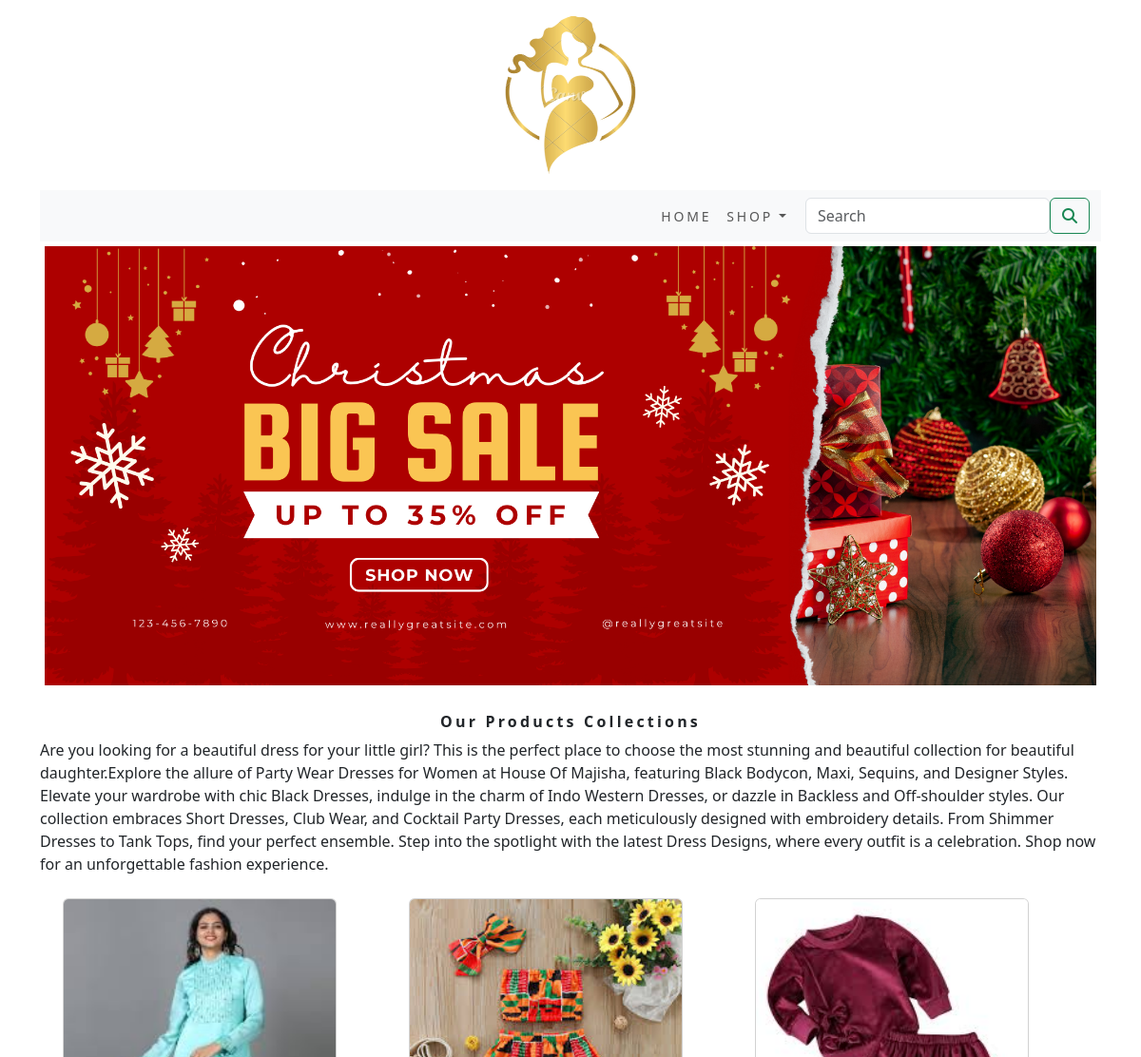
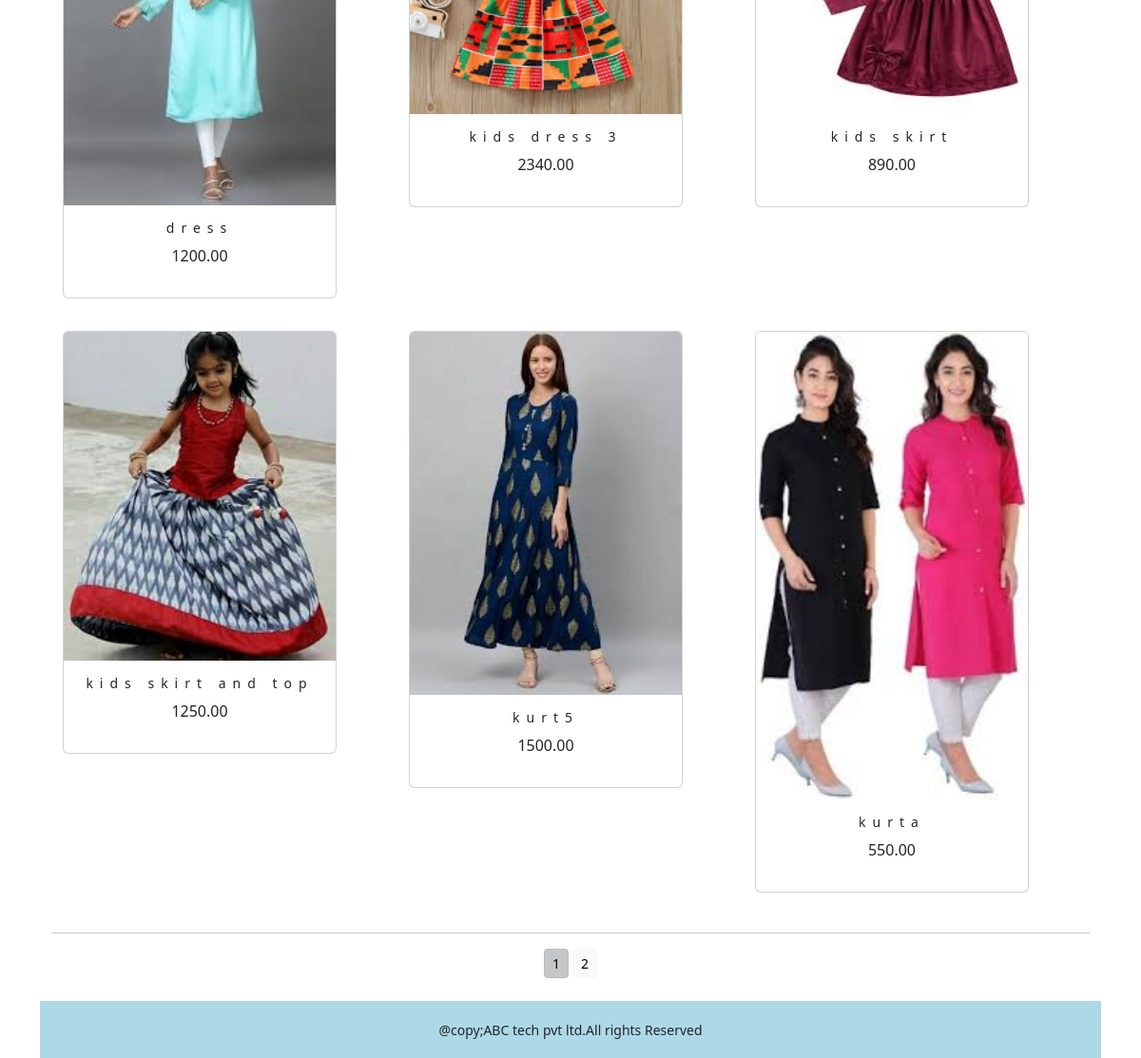
The page /shopapp/ on the database its author committed (2 pictures, top to bottom).
### shopapp/models.py (models this page shows, shortened)
class Product(models.Model):
    name = models.CharField(max_length=250, unique=True)
    slug = models.SlugField(max_length=250, unique=True)
    description = models.TextField(blank=True)
    price = models.DecimalField(max_digits=10, decimal_places=2)
    category = models.ForeignKey(Category, on_delete=models.CASCADE)
    image = models.ImageField(upload_to='product', blank=True)
    stock = models.IntegerField()
    available = models.BooleanField(default=True)
    created = models.DateTimeField(auto_now_add=True)
    updated = models.DateTimeField(auto_now=True)
    def get_url(self):
        return reverse('shopapp:prodCatdetail', args=[self.category.slug, self.slug])
    class Meta:
        ordering = ('name',)
        verbose_name = 'product'
        verbose_name_plural = 'products'

### shopapp/views.py (the view)
# urls.py: path('', views.allProdCat, name='allProdCat'),
def allProdCat(request, c_slug=None):
    c_page = None
    products_list = None
    if c_slug != None:
        c_page = get_object_or_404(Category, slug=c_slug)
        products_list = Product.objects.all().filter(category=c_page, available=True)
    else:
        products_list = Product.objects.all().filter(available=True)
    paginator=Paginator(products_list,6)
    try:
        page=int(request.GET.get('page','1'))
    except:
        page=1
    try:
        products=paginator.page(page)
    except(EmptyPage,InvalidPage):
        products=paginator.page(paginator.num_pages)
    return render(request, "category.html", {'category': c_page, 'products': products})

### cart/context_processors.py (called while the page is built)
def counter(request):
    item_count = 0
    if 'admin' in request.path:
        return {}
    else:
        try:
            cart = Cart.objects.filter(cart_id=_cart_id(request))
            cart_items = CartItem.objects.all().filter(cart=cart[:1])
            for cart_item in cart_items:
                item_count += cart_item.quantity
        except Cart.DoesNotExist:
            item_count = 0
    return dict(item_count=item_count)

### cart/views.py (called while the page is built)
def _cart_id(request):
    cart = request.session.session_key
    if not cart:
        cart = request.session.create()
    return cart

### shopapp/context_processors.py (called while the page is built)
def menu_links(request):
    links=Category.objects.all()
    return dict(links=links)

### shopapp/models.py (called while the page is built)
    def get_url(self):
        return reverse('shopapp:products_by_category', args=[self.slug])

### templates/category.html (shortened to what this page needs)
{% extends 'base.html' %}
{% load static %}
{% block content %}
<div class="mx_auto">
   {% if category %}
      <img class="my_image" src="{{category.image.url}}" alt="{{category.name}}" width="100px;" height="100px;">
</div>
   <br>
<div>
      <h1 class="text-center my_title">{{category.name}}</h1>
      <p class="text_justify">{{category.description}}</p>
</div>
   {% else %}
<div>
      <img class="my_image my_image_padding" src="{% static 'img/cart banner.png' %}" alt="our products" width="500px;" height="300px;">
</div>
<br>
<div>
   <h1 class="text-center my_title"><b> Our Products Collections</b></h1>
   <p class="text-justify">Are you looking for a beautiful dress for your little girl?
      This is the perfect place to choose the most stunning and beautiful collection for
      beautiful daughter.Explore the allure of Party Wear Dresses for Women at House Of
      Majisha, featuring Black Bodycon, Maxi, Sequins, and Designer Styles. Elevate your
      wardrobe with chic Black Dresses, indulge in the charm of Indo Western Dresses, or
      dazzle in Backless and Off-shoulder styles. Our collection embraces Short Dresses,
      Club Wear, and Cocktail Party Dresses, each meticulously designed with embroidery
      details. From Shimmer Dresses to Tank Tops, find your perfect ensemble. Step into
      the spotlight with the latest Dress Designs, where every outfit is a celebration.
      Shop now for an unforgettable fashion experience.</p>
</div>
   {% endif %}
<div class="container">
   <div class="row mx-auto">
      {% for product in products.object_list %}
      <div class="my_bottom_margin col-9 col-sm-5 col-md-4 col-md-25 col-lg-4">
         <div class="navbar  box-shadow mb-2" >
         <div class="card-deck mt-50">
            <div class="card text-center" style="min-width:18rem">
               <a href="{{product.get_url}}"><img class="card-img-top my_image" src="{{product.image.url}}" alt="{{product.name}}" width="100px;" height="100px;"></a>
               <div class="card-body">
                  <h4>{{product.name}}</h4>
                  <p>{{product.price}}</p>
               </div>
            </div>
         </div>
         </div>
      </div>
      {% endfor %}
   </div>
   <div class="mx-auto">
      {% if products.paginator.num_pages > 1 %}
      <hr>
      <div class="text-center">
         {% for pg in products.paginator.page_range %}
               <a href="?page={{pg}}" class="btn btn-light btn-sm {% if products.number == pg %} active {% endif %}">{{pg}}</a>
         {% endfor %}
      </div>
      {% endif %}
   </div>
   <br>
</div>
{% endblock %}

### templates/base.html (shortened to what this page needs)
{% load static %}
<!DOCTYPE html>
<html lang="en">
<head>
    <link rel="stylesheet" href="{% static 'css/custom.css' %}">
    <link rel="stylesheet" href="{% static 'css/bootstrap.rtl.min.css' %}">
    <link rel="stylesheet" href="https://cdnjs.cloudflare.com/ajax/libs/font-awesome/6.5.1/css/all.min.css"  />
</head>
<body>
<div class="container">
    {% include 'header.html' %}
    {% include 'nav.html' %}
    {% block content %}
    {% endblock %}
</div>
{% include 'footer.html' %}
</body>
</html>

### templates/header.html
{% load static %}
<header>
  <center>
    <a href="{% url 'shopapp:allProdCat' %}"> <img src="{% static 'img/cart logo.png' %}" alt="logimage"  width="200px" height="200px";
            height="auto;"><br>
  </center>
</header>

### templates/nav.html (shortened to what this page needs)
<nav class="navbar navbar-expand-lg bg-body-tertiary">
  <div class="container-fluid">
    <div class="collapse navbar-collapse" id="navbarSupportedContent">
      <ul class="navbar-nav me-auto mb-2 mb-lg-0">
        <li class="nav-item">
          <a class="nav-link" href="#">Home</a>
        </li>
        <li class="nav-item dropdown {% if 'shopapp in request.path' %} active {% endif %}">
          <a class="nav-link dropdown-toggle" href="#" role="button" data-bs-toggle="dropdown" aria-expanded="false">
            Shop
          </a>
        </li>
      </ul>
      <form class="d-flex" action="{% url 'search_app:SearchResult' %}" method="get">
        <input class="form-control me-2" type="search" placeholder="Search" name="q" aria-label="Search">
        <button class="btn btn-outline-success" type="submit"><i class="fa-solid fa-magnifying-glass"></i></button>
      </form>
    </div>
  </div>
</nav>

### templates/footer.html
<div class="footer navbar-fixed-bottom my_footer">
  <p class="text-center">@copy;ABC tech pvt ltd.All rights Reserved</p>
</div>

### static/css/custom.css (style rules this page uses)
body { background-color:aqua; font-family: 'Roboto', sans-serif; }
.nav-item { letter-spacing : .2em; font-size : 14px; text-transform : uppercase; }
.my_footer { background-color:LightBlue; height:60px; }
.my_footer p { padding-top:20px; font-size:14px; }
.my_image { width:100%; height:auto; }
.my_title { font-size:16px; text_transform:uppercase; letter-spacing: .2em; }
.my_image_padding { padding:5px; }
.my_bottom_margin { margin-bottom:10px; }
.card-body h4 { font-size: 14px; text_transform:uppercase; letter-spacing:.5em; }

### rows shown on the page
Product: image (picture), name "dress", price "1200.00"
Product: image (picture), name "kids dress 3", price "2340.00"
Product: image (picture), name "kids skirt", price "890.00"
Product: image (picture), name "kids skirt and top", price "1250.00"
Product: image (picture), name "kurt5", price "1500.00"
Product: image (picture), name "kurta", price "550.00"

### other values the page prints
{{ pg }} "1" "2"
